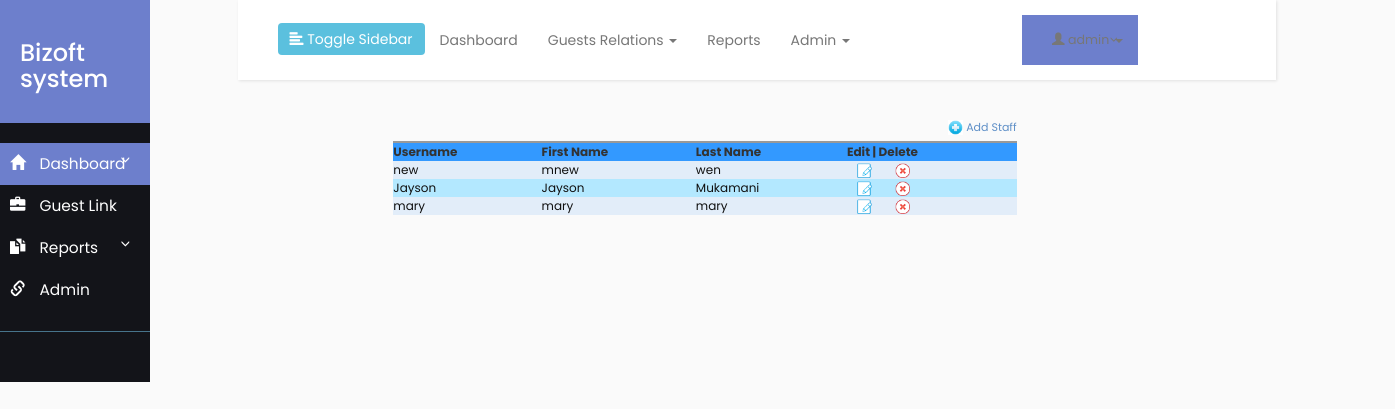
The app's page /crud/glrequest.php (signed in) with its own data.
### tables this page shows
CREATE TABLE IF NOT EXISTS `users` (
  `userId` int(8) NOT NULL AUTO_INCREMENT,
  `userName` varchar(55) NOT NULL,
  `password` varchar(55) NOT NULL,
  `firstName` varchar(255) NOT NULL,
  `lastName` varchar(255) NOT NULL,
  PRIMARY KEY (`userId`)
);

### crud/glrequest.php (the view, shortened to what this page needs)
<?php
require_once("db.php");
$sql = "SELECT * FROM users ORDER BY userId DESC";
$result = mysqli_query($conn,$sql);
?>
<html>
<head>
<link rel="stylesheet" type="text/css" href="styles.css" />
</head>
<body>
	<div class="row">
		<div class="col-sm-2">
			<?php include_once 'sidebar.php';?>
		</div>
		<div class="col-sm-9" style="align-content: center;">
			<?php include_once 'header.php' ;?>
			<form name="frmUser" method="post" action="">
<div style="width: 35%px; align-content: center; margin-left: 15%; margin-right: 25%">
<div align="right" style="padding-bottom:5px;"><a href="add_staff.php" class="link"><img alt='Add' title='Add' src='images/add.png' width='15px' height='15px'/> Add Staff</a></div>
<table border="0" cellpadding="10" cellspacing="1" width="100%" class="tblListForm">
<tr class="listheader">
<td>Username</td>
<td>First Name</td>
<td>Last Name</td>
<td>Edit | Delete</td>
</tr>
<?php
$i=0;
while($row = mysqli_fetch_array($result)) {
if($i%2==0)
$classname="evenRow";
else
$classname="oddRow";
?>
<tr class="<?php if(isset($classname)) echo $classname;?>">
<td><?php echo $row["userName"]; ?></td>
<td><?php echo $row["firstName"]; ?></td>
<td><?php echo $row["lastName"]; ?></td>
<td><a href="edit_staff.php?userId=<?php echo $row["userId"]; ?>" class="link"><img alt='Edit' title='Edit' src='images/edit.png' width='15px' height='15px' hspace='10' /></a>  <a href="delete_staff.php?userId=<?php echo $row["userId"]; ?>"  class="link"><img alt='Delete' title='Delete' src='images/delete.png' width='15px' height='15px'hspace='10' /></a></td>
</tr>
<?php
$i++;
}
?>
</table>
</form>
</div>
		</div>
</body>
</html>

### crud/styles.css (style rules this page uses)
.evenRow { background-color: #E2EDF9; font-size:12px; color:#101010; }
.oddRow { background-color: #B3E8FF; font-size:12px; color:#101010; }
.tblListForm { border-top:2px #999999 solid; }
.listheader { background-color:#3399FF; font-size:12px; font-weight:bold; }
.link { text-decoration:none; color:#5e8fc7; font-size:11px; }

### style4.css (style rules this page uses)
body { font-family: 'Poppins', sans-serif; background: #fafafa; }
a, a:hover, a:focus { color: inherit; text-decoration: none; transition: all 0.3s; }

### records on screen
users: userName "new", firstName "mnew", lastName "wen"
users: userName "Jayson", firstName "Jayson", lastName "Mukamani"
users: userName "mary", firstName "mary", lastName "mary"
